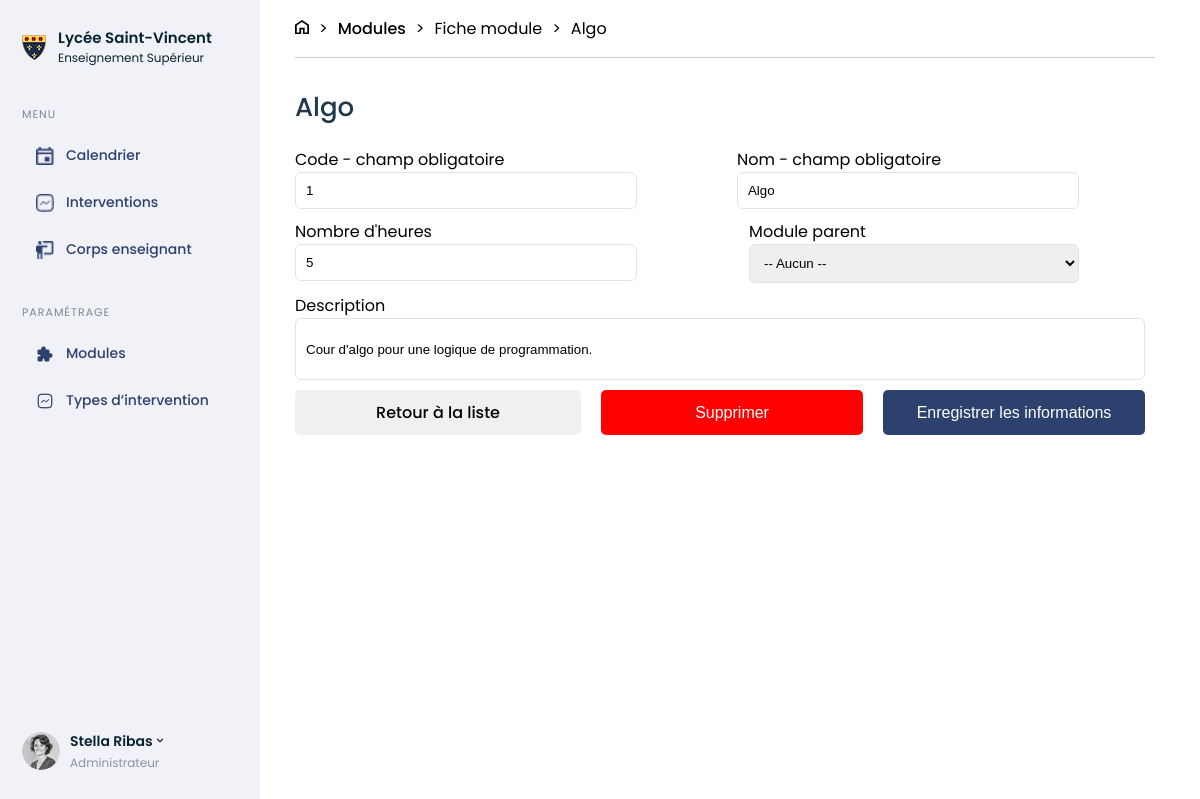
The page /Fiche_module.php?id=1 (signed in) on the database as committed earlier.
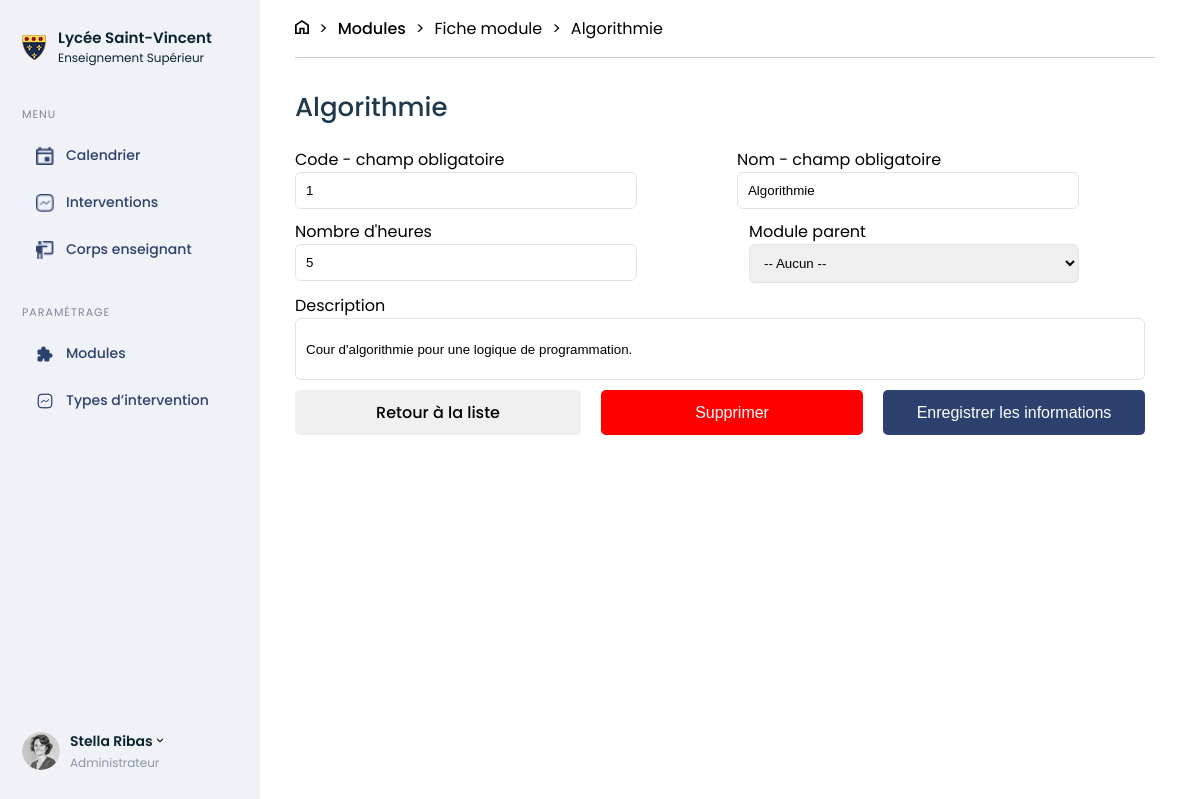
The same page on the database as committed later.
### tables this page shows
CREATE TABLE IF NOT EXISTS `module` (
  `id` int NOT NULL AUTO_INCREMENT,
  `code` varchar(50) NOT NULL,
  `parent_id` int DEFAULT NULL,
  `name` varchar(255) NOT NULL,
  `description` text NOT NULL,
  `hours_count` int DEFAULT NULL,
  `capstone_project` tinyint(1) DEFAULT NULL,
  PRIMARY KEY (`id`),
  KEY `parent_id` (`parent_id`) USING BTREE
);

### public/Fiche_module.php (the view, shortened to what this page needs)
<?php
require_once("inclus/Header.php")?>
<body>
    <nav>
        <?php require_once('inclus/Menu_gestion_licence.php'); ?>
    </nav>
     <?php
    require_once 'inclus/Connexion.php';
    if (isset($_GET['id'])) {
        $id = htmlspecialchars($_GET['id']);
        $requete = $con->prepare("SELECT code, name, description, hours_count, capstone_project, parent_id FROM module WHERE id = :id");
        $requete->bindParam(':id', $id);
        $requete->execute();
        $contenu = $requete->fetchAll(\PDO::FETCH_ASSOC);
        $contenu = $contenu[0];
    }
    ?>
    <section class="intervention-type page">
        <div class="breadcrumb">
            <a href="Calendrier.php"><img src="assets/home.png" alt=""></a>
            <p>></p>
            <a href="Liste_module.php">Modules</a>
            <p>></p>
            <p>Fiche module</p>
            <p>></p>
            <p><?php echo htmlspecialchars($contenu['name']); ?></p>
        </div>
    <section class="intervention_sheet">
        <h3><?php echo htmlspecialchars($contenu['name']); ?></h3>
        <form action="" method="post">
            <div class="form-align">
                <div>
                    <label for="code">Code - champ obligatoire</label>
                    <input type="text" id="code" name="code" value="<?php echo htmlspecialchars($contenu['code']); ?>" required>
                </div>
                <div>
                    <label for="name">Nom - champ obligatoire</label>
                    <input type="text" id="name" name="name" value="<?php echo htmlspecialchars($contenu['name']); ?>" required>
                </div>
            </div>
            <div class="form-align">
                <div>
                    <label for="hours_count">Nombre d'heures</label>
                    <input type="number" id="hours_count" name="hours_count" min="0" value="<?php echo htmlspecialchars($contenu['hours_count']); ?>">
                </div>
                <div>
                    <label for="parent_id">Module parent</label>
                    <select id="parent_id" name="parent_id">
                        <option value="">-- Aucun --</option>
                    </select>
                </div>
            </div>
            <div class="desc_form_update">
                <label for="description">Description</label>
                <input class="input_desc" type="text" id="description" name="description" value="<?php echo htmlspecialchars($contenu['description']); ?>">
            </div>
              <div class="button-intervention">
                <a href="Type_intervention.php" class="grey-button selection">Retour à la liste</a>
                <button type="button" command="show-modal" commandfor="supp" class="red-button selection">Supprimer</button>
                <button type="submit" class="blue-button selection">Enregistrer les informations</button>
            </div>
        </form>
    </section>
</body>
</html>

Rows that differ between the two databases and show on the page:
changed module: name "Algo" → "Algorithmie"; description "Cour d'algo pour une logique de programmation." → "Cour d'algorithmie pour une logique de programmation."
